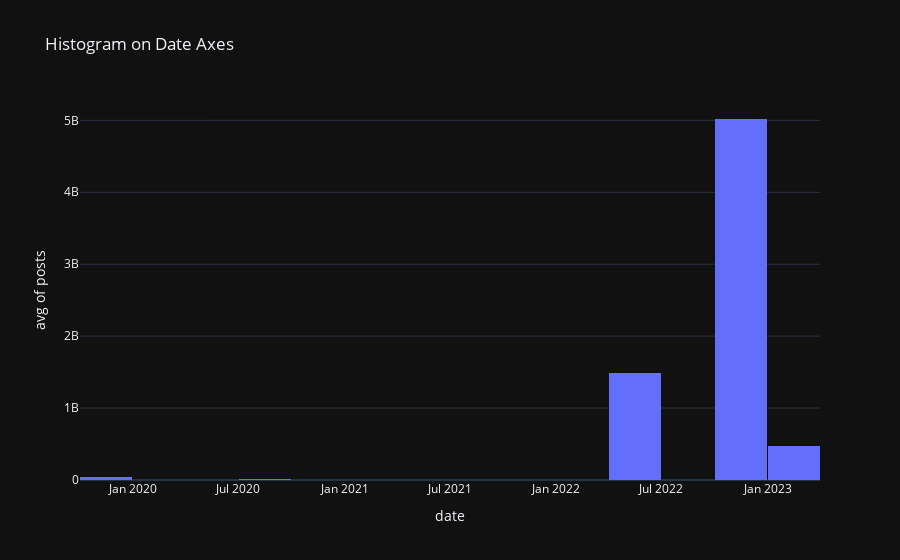

Notebook code cell kept with this figure:
### Code cell
px.histogram(date_df, x=date_df.index, y="posts", histfunc="avg", title="Histogram on Date Axes")
